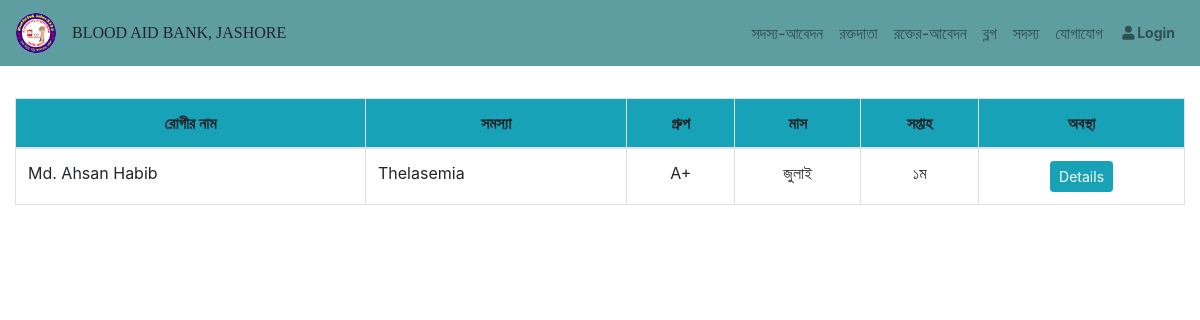
Page /Blood_Booking/list on the earlier database version.
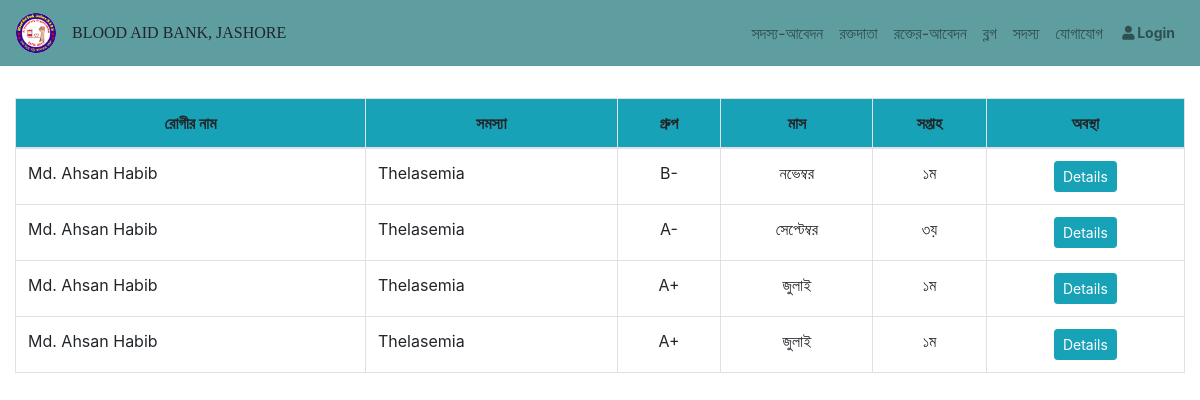
Same page on the later database version.
### Bloodbank/models.py (models this page shows, shortened)
class Booking(models.Model):
    STATEMENT =(
        ('সংগ্রহ চলছে','সংগ্রহ চলছে'),
        ('যোগাযোগ করুন','যোগাযোগ করুন'),
    )
    WEEK = (
        ('১ম', '১ম'),
        ('২য়', '২য়'),
        ('৩য়', '৩য়'),
        ('৪র্থ', '৪র্থ'),
    )
    name = models.CharField(max_length = 100, verbose_name = 'রক্তদাতা নাম')
    phone = models.CharField(max_length = 14, verbose_name = 'মোবাইল নাম্বার')
    problem = models.CharField(max_length = 100, verbose_name = 'রোগীর সমস্যা')
    blood_group = models.ForeignKey(BloodGroup, on_delete=models.CASCADE, verbose_name = 'রক্তের গ্রুপ', null=False)
    month = models.ForeignKey(Month, on_delete=models.CASCADE, verbose_name = 'মাস',)
    week = models.CharField(max_length = 100, verbose_name = 'সপ্তাহ', choices=WEEK)
    location = models.ForeignKey(Upazila, on_delete=models.CASCADE, verbose_name="উপজেলা/থানা", null=False)
    zilla = models.ForeignKey(Zilla, on_delete=models.CASCADE, verbose_name="জেলা", null=False)
    statement = models.CharField(max_length = 100, verbose_name = 'রক্তের অবস্থা', choices=STATEMENT, blank = True, null = False)
    REQUIRED_FIELDS = ('name', 'phone','problem', 'blood_group','month','week', 'location','zilla')
    class Meta:
        verbose_name_plural = "Blood Booking"

class BloodGroup(models.Model):
    group = models.CharField(max_length=6, blank=False, null=False, verbose_name="রক্তের গ্রুপ")
    def __str__(self):
        return self.group
    class Meta:
        verbose_name_plural = "Blood Group"

class Month(models.Model):
    month = models.CharField(max_length =20, blank=False, null=False, verbose_name="মাস")
    def __str__(self):
        return self.month
    class Meta:
        verbose_name_plural = "Month"

### Bloodbank/views.py (the view)
# urls.py: path('Blood_Booking/list', views.show_booking_list, name = 'show_booking_list'),
def show_booking_list(request):
    booking = Booking.objects.order_by('-month').all()
    return render(request, 'Bloodbank/booking_list.html', context={'booking':booking})

### templates/Bloodbank/booking_list.html (shortened to what this page needs)
{% extends "base.html" %}
{% load crispy_forms_tags %}
{% load static %}
{% block content %}
<div class="container-fluid pt-5" style="margin-top:50px">
    <div class="table-responsive mt-0">
        <table class="table table-bordered">
            <thead class="bg-info text-center">
              <tr>
                <th style="width:350px">রোগীর নাম</th>
                <th>সমস্যা</th>
                <th>গ্রুপ</th>
                <th>মাস</th>
                <th>সপ্তাহ</th>
                <th>অবস্থা</th>
              </tr>
            </thead>
            <tbody>
              {% for l in booking%}
                <tr>
                  <td style="width:350px">{{l.name}}</td>
                  <td>{{l.problem}}</td>
                  <td class="text-center">{{l.blood_group}}</td>
                  <td class="text-center">{{l.month}}</td>
                  <td class="text-center">{{l.week}}</td>
                  <td class="text-center">
                    <a class="btn btn-sm btn-info" type="button" href="{% url 'Bloodbank:show_booking_details' l.pk%}">Details</a>
                  </td>
                </tr>
              {% endfor %}
            </tbody>
          </table>
    </div>
</div>
{% endblock %}

### templates/base.html (shortened to what this page needs)
<!DOCTYPE html>
{% load static %}
<html lang="en">
<head>
    <link rel="stylesheet" href="https://cdnjs.cloudflare.com/ajax/libs/font-awesome/5.15.2/css/all.min.css">
    <link rel="stylesheet" href="https://maxcdn.bootstrapcdn.com/bootstrap/4.0.0/css/bootstrap.min.css">
    <link rel="stylesheet" href="{% static 'css/style.css' %}">
</head>
<body>
    <div>
        <nav class="navbar navbar-expand-lg navbar-light fixed-top" style="background-color: cadetblue;">
            <a class="navbar-brand" href="{% url 'Bloodbank:index' %}" >
                <img src="{% static 'images/logo/logo.jpg' %}" alt="Logo" style="width: 40px; height:40px; border-radius:50%">
            </a>
            <p class="text-left mr-auto mt-2 h6" style="font-family: Lucida Sans;">BLOOD AID BANK, JASHORE</p>
            <div class="collapse navbar-collapse" id="navbarSupportedContent">
            <ul class="navbar-nav ml-auto" id="myDIV">
                <li class="nav-item">
                    <a class="nav-link text-center" href="{% url 'Bloodbank:addMember' %}">সদস্য-আবেদন</a>
                </li>
                <li class="nav-item ">
                    <a class="nav-link text-center" href="{% url 'Bloodbank:show_donor' %}" >রক্তদাতা</a>
                </li>
                <li class="nav-item">
                <a class="nav-link text-center" href="{% url 'Bloodbank:show_booking_list'%}">রক্তের-আবেদন</a>
                </li>
                <li class="nav-item">
                    <a class="nav-link text-center" href="{% url 'Blog:blog' %}">ব্লগ</a>
                </li>
                <li class="nav-item">
                    <a class="nav-link text-center" href="{% url 'Bloodbank:member' %}">সদস্য</a>
                </li>
                <li class="nav-item">
                    <a class="nav-link text-center" href="{% url 'Bloodbank:about' %}">যোগাযোগ</a>
                </li>
                {% if user.is_authenticated %}
                <li class="nav-item" style="cursor: pointer;">
                    <div class="dropdown">
                        <a class="nav-link dropdown-toggle text-center" type="button" data-toggle="dropdown">
                            ড্যাশবোর্ড
                        <span class="caret"></span></a>
                        <ul class="dropdown-menu pl-2">
                            <li class="nav-item ">
                                <a class="nav-link" href="{% url 'Statement:show_tax' %}">চাঁদা <span class="sr-only">(current)</span></a>
                            </li>
                            <li class="nav-item">
                                <a class="nav-link" href="{% url 'Statement:show_financial'%}">আর্থিক-বিবরণী</a>
                            </li>
                            <div class="dropdown-divider"></div>
                            <li class="nav-item">
                                <a class="nav-link" href="{% url 'Statement:show_bloodstatement'%}">রক্তদাতা-বিবরণী</a>
                            </li>
                            <li class="nav-item">
                                <a class="nav-link" href="{% url 'Statement:add_blood_donation'%}">রক্ত-বিবরণী</a>
                            </li>
                            <div class="dropdown-divider"></div>
                            <li class="nav-item">
                                <a class="nav-link " href="{% url 'Bloodbank:show_application_list'%}">সদস্য-আবেদন</a>
                            </li>
                            <div class="dropdown-divider"></div>
                            <li class="nav-item">
                                <a class="nav-link " href="{% url 'Blog:show_blog_list'%}">ব্লগ</a>
                            </li>
                        </ul>
                    </div>
                </li>
                <li class="nav-item mr-5" style="cursor: pointer;">
                    <div class="dropdown">
                        <a class="nav-link dropdown-toggle text-center" type="button" data-toggle="dropdown">
                            {{user.first_name}} {{user.last_name}}
                        <span class="caret"></span></a>
                        <ul class="dropdown-menu pl-2">
                            <li class="nav-item">
                                <a class="nav-link " href="{% url 'AppLogin:profile'%}">প্রোফাইল</a>
                            </li>
                            <div class="dropdown-divider"></div>
                            <li class="nav-item">
                                <a class="nav-link" href="{% url 'AppLogin:logout' %}">Logout</a>
                            </li>
                        </ul>
                    </div>
                </li>
                {% else %}
                    <li class="nav-item text-left">
                        <a style="font-weight: bold;" class="nav-link btn btn-sm " href="{% url 'AppLogin:login' %}"><i class="fa fa-fw fa-user"></i>Login</a>
                    </li>
                {% endif%}
            </ul>
            </div>
        </nav>
    </div>
    {% block content %}
    {% endblock %}
</body>
</html>

Differences in the rows shown:
added Booking: name "Md. Ahsan Habib", problem "Thelasemia", blood_group "B-", month "নভেম্বর", week "১ম"
added Booking: name "Md. Ahsan Habib", problem "Thelasemia", blood_group "A-", month "সেপ্টেম্বর", week "৩য়"
added Booking: name "Md. Ahsan Habib", problem "Thelasemia", blood_group "A+", month "জুলাই", week "১ম"
